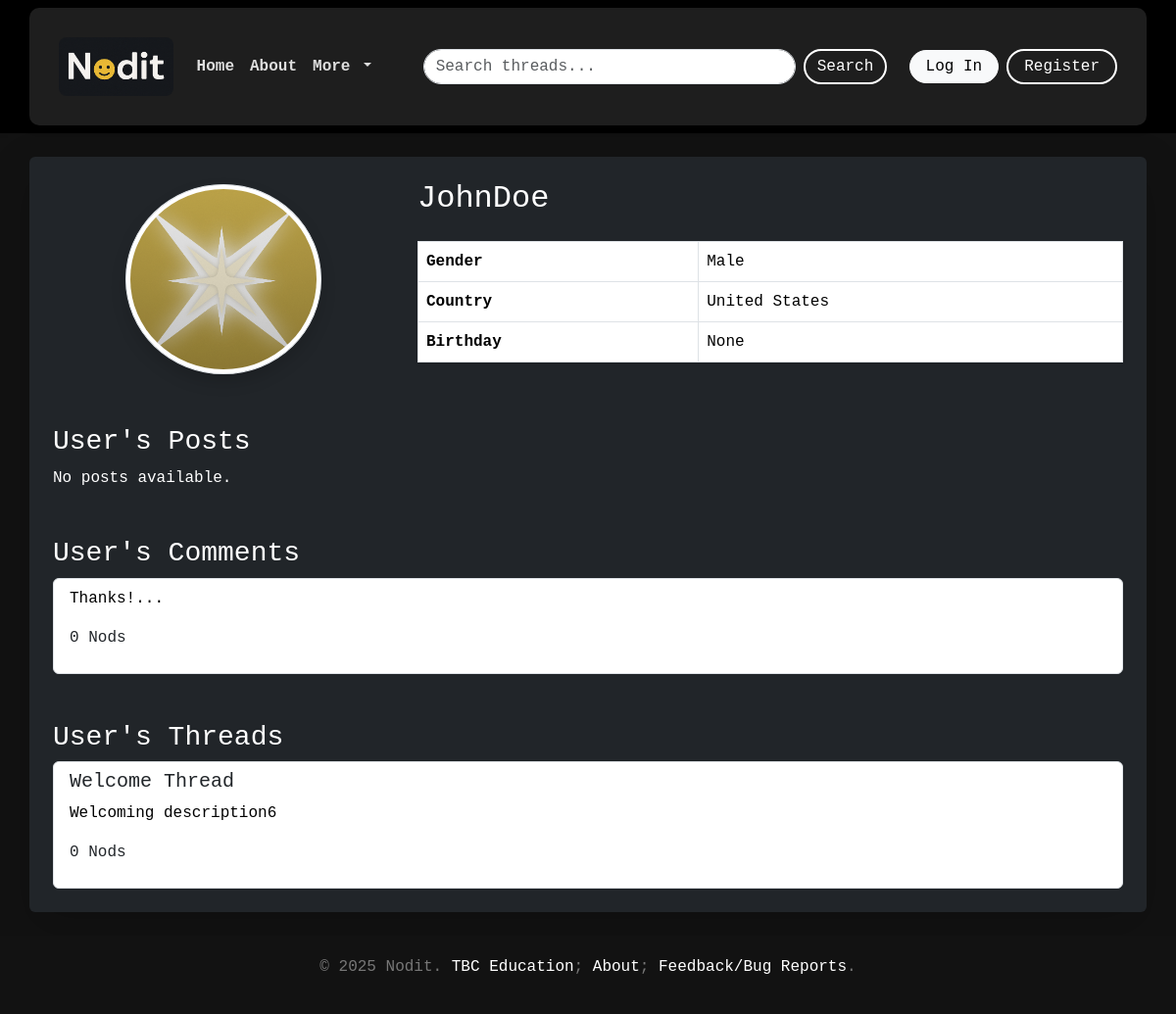
The app's page /profile/1 with its own data.
### models.py (models this page shows, shortened)
class User(db.Model, UserMixin):
    __tablename__ = "Users"
    id = db.Column(db.Integer, primary_key=True)
    username = db.Column(db.String, unique=True)
    password = db.Column(db.String)
    gender = db.Column(db.String)
    birthday = db.Column(db.Date)
    country = db.Column(db.String)
    pfp = db.Column(db.String)
    role = db.Column(db.String, default="user")
    posts = db.relationship("Post", back_populates="creator", lazy=True)
    comments = db.relationship("Comment", back_populates="commenter", lazy=True)

class Comment(db.Model):
    __tablename__ = "Comments"
    commentID = db.Column(db.Integer, primary_key=True)
    text = db.Column(db.String, nullable=False)
    date = db.Column(db.Date, default=date.today)
    img = db.Column(db.String, nullable=True)
    threadID = db.Column(db.Integer, db.ForeignKey("Threads.threadID"), nullable=False)
    postID = db.Column(db.Integer, db.ForeignKey("Posts.postID"), nullable=False)
    userID = db.Column(db.Integer, db.ForeignKey("Users.id"), nullable=False)
    thread = db.relationship("Thread", backref="comments")
    post = db.relationship("Post", backref="comments")
    nods = db.relationship("Nod", back_populates="comment", lazy="select")
    commenter = db.relationship("User", back_populates="comments", foreign_keys=[userID])

class Thread(db.Model):
    __tablename__ = "Threads"
    threadID = db.Column(db.Integer, primary_key=True)
    title = db.Column(db.String, nullable=False)
    date = db.Column(db.Date, default=date.today)
    description = db.Column(db.String, nullable=False)
    creatorID = db.Column(db.Integer, db.ForeignKey("Users.id"), nullable=False)
    creator = db.relationship("User", backref="threads", foreign_keys=[creatorID])
    posts = db.relationship("Post", backref="thread", lazy=True)

### routes.py (the view)
@app.route("/profile/<int:user_id>")
def userprofile(user_id):
    user = User.query.get(user_id)
    posts = user.posts
    threads = user.threads
    comments = user.comments
    return render_template("profile.html", userinfo=user, posts=posts, threads=threads, comments=comments)

### templates/profile.html (shortened to what this page needs)
{% extends "base.html" %}
{% block content %}
<div class="row align-items-start">
    <div class="col-md-4 text-center my-auto">
        <img src="/static/{{ userinfo['pfp'] or 'emptypfp.png' }}" class="img-thumbnail rounded-circle shadow"
             style="max-width: 200px;" alt="Profile Picture">
    </div>
    <div class="col-md-8">
        <h2 class="mb-4">{{ userinfo["username"] }}</h2>
        <table class="table table-bordered shadow-sm">
            <tbody>
            <tr>
                <th scope="row">Gender</th>
                <td>{{ userinfo["gender"] }}</td>
            </tr>
            <tr>
                <th scope="row">Country</th>
                <td>{{ userinfo["country"] }}</td>
            </tr>
            <tr>
                <th scope="row">Birthday</th>
                <td>{{ userinfo["birthday"] }}</td>
            </tr>
            </tbody>
        </table>
    </div>
</div>
<div class="mt-5">
    <h3>User's Posts</h3>
    {% if posts %}
    <div class="list-group">
        {% for post in posts %}
        <a href="/thread/{{ post.threadID }}/post/{{ post.postID }}" class="list-group-item list-group-item-action">
            <h5 class="text-black">{{ post.title }}</h5>
            <p class="text-black">{{ post.text[:100] }}...</p>
            <p>{{ post.nods | length }} Nods</p>
        </a>
        {% endfor %}
    </div>
    {% else %}
    <p>No posts available.</p>
    {% endif %}
</div>
<div class="mt-5">
    <h3>User's Comments</h3>
    {% if comments %}
    <div class="list-group">
        {% for comment in comments %}
        <a href="/thread/{{ comment.threadID }}/post/{{ comment.postID }}#comment-{{ comment.commentID }}"
           class="list-group-item list-group-item-action">
            <p class="text-black">{{ comment.text[:100] }}...</p>
            <p>{{ comment.nods | length }} Nods</p>
        </a>
        {% endfor %}
    </div>
    {% else %}
    <p>No comments available.</p>
    {% endif %}
</div>
<div class="mt-5">
    <h3>User's Threads</h3>
    {% if threads %}
    <div class="list-group">
        {% for thread in threads %}
        <a href="/thread/{{ thread.threadID }}" class="list-group-item list-group-item-action">
            <h5>{{ thread.title }}</h5>
            <p class="text-black">{{ thread.description[:100] if thread.description else "No description available."
                }}</p>
            <p>{{ thread.nods | length }} Nods</p>
        </a>
        {% endfor %}
    </div>
    {% else %}
    <p>No threads available.</p>
    {% endif %}
</div>
{% endblock %}

### templates/base.html (style rules this page uses)
body { font-family: 'Roboto Mono', monospace; background-color: #121212; color: #fff; }

### records on screen
User: pfp (picture), username "JohnDoe", gender "Male", country "United States", birthday "None"
Comment: text "Thanks!", nods|length "0"
Thread: title "Welcome Thread", description "Welcoming description6", nods|length "0"
